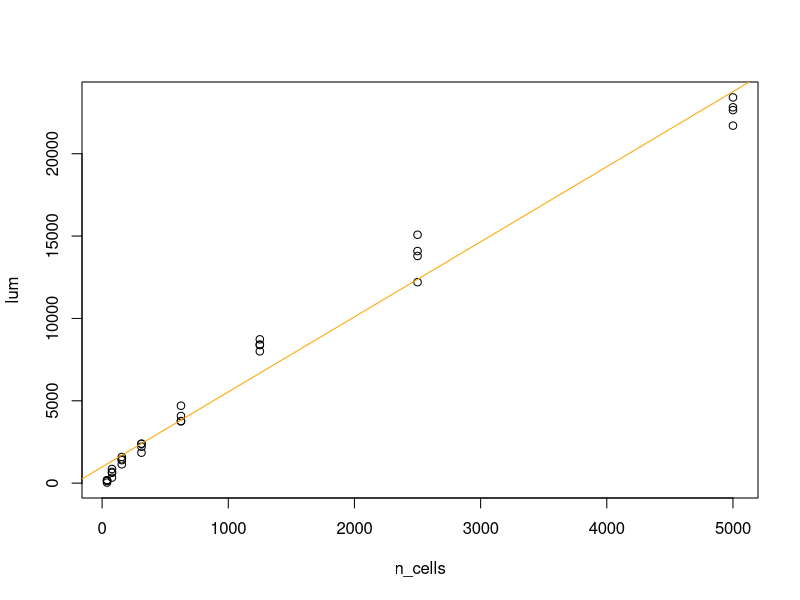

This figure's R source: (Note: this script raises an error after producing the figure.)
# Model for static luminescence relationship to cell count

a <- read.csv('H841_Static_Lum_5k.csv', as.is=TRUE)
a <- data.frame(t(a))

n_cells <- as.integer(gsub("^X","",rownames(a)))
a <- data.frame(lum=c(as.matrix(a)), n_cells=rep(n_cells), measurement=rep(1:4, each=9))
bkg <- mean(a[a$n_cells==0,'lum'])
a$lum <- a$lum - bkg
a <- a[a$n_cells != 0,]


plot(lum ~ n_cells, data=a)
m <- lm(lum ~ n_cells, data=a)
abline(m, col='orange')


# SSasymp(input, Asym, R0, lrc)
# input: a numeric vector of values at which to evaluate the model.
# Asym: a numeric parameter representing the horizontal asymptote on the right side (very large values of input).
# R0: a numeric parameter representing the response when input is zero.
# lrc: a numeric parameter representing the natural logarithm of the rate constant.

# function pulled from SSasymp help description in R
exp_decay <- function(x, ymax, R0, log_alpha) ymax+(R0-ymax)*exp(-exp(log_alpha)*x)

curve(exp_decay(x, coef(fit)['ymax'], coef(fit)['R0'], coef(fit)['log_alpha']), 
      from=0, to=25000, col='purple', lwd=2, add=TRUE) 

dev.new()
plot(log2(lum) ~ log2(n_cells), data=a)
m <- lm(log2(lum) ~ log2(n_cells), data=a)
abline(m, col='green')
m2 <- lm(log2(lum) ~ log2(n_cells), data=a[a$n_cells > 40,])
abline(m2, col='orange')

